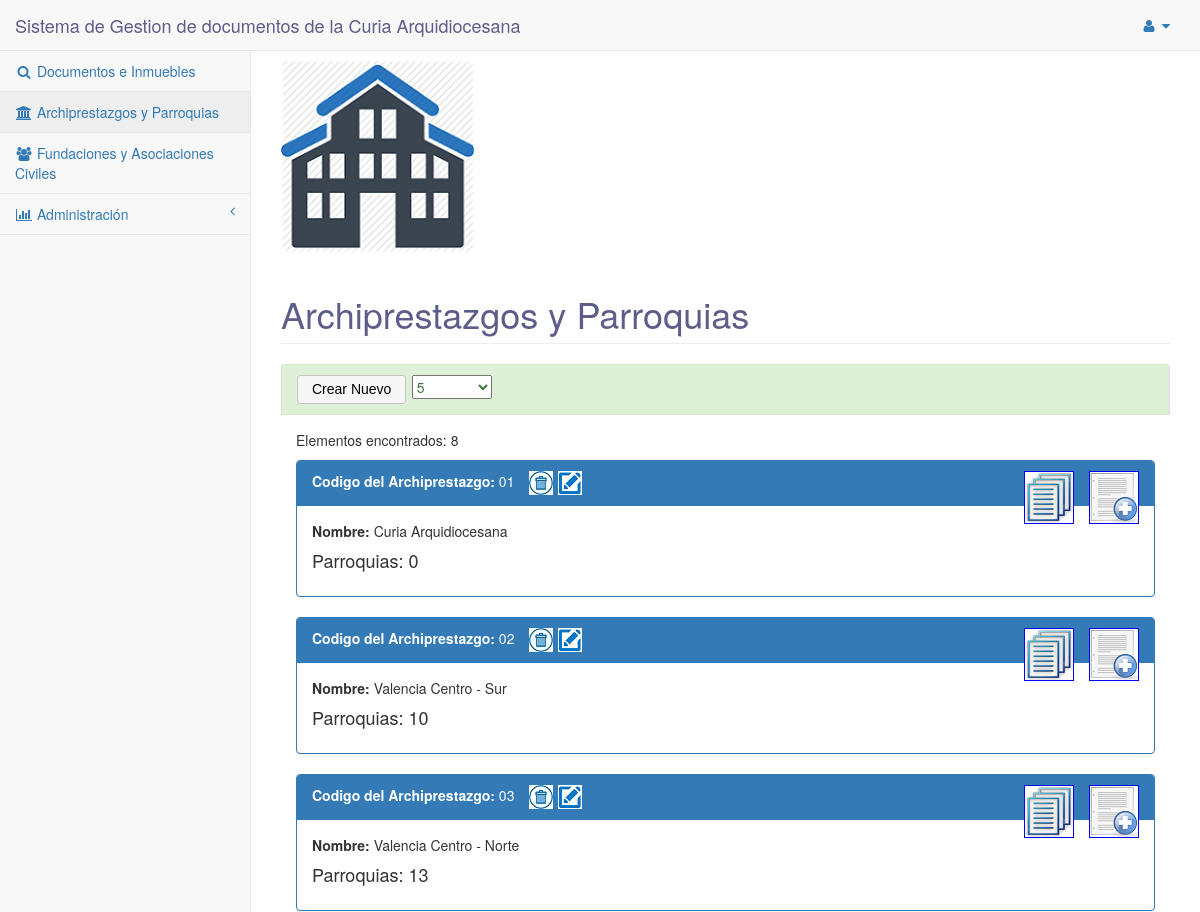
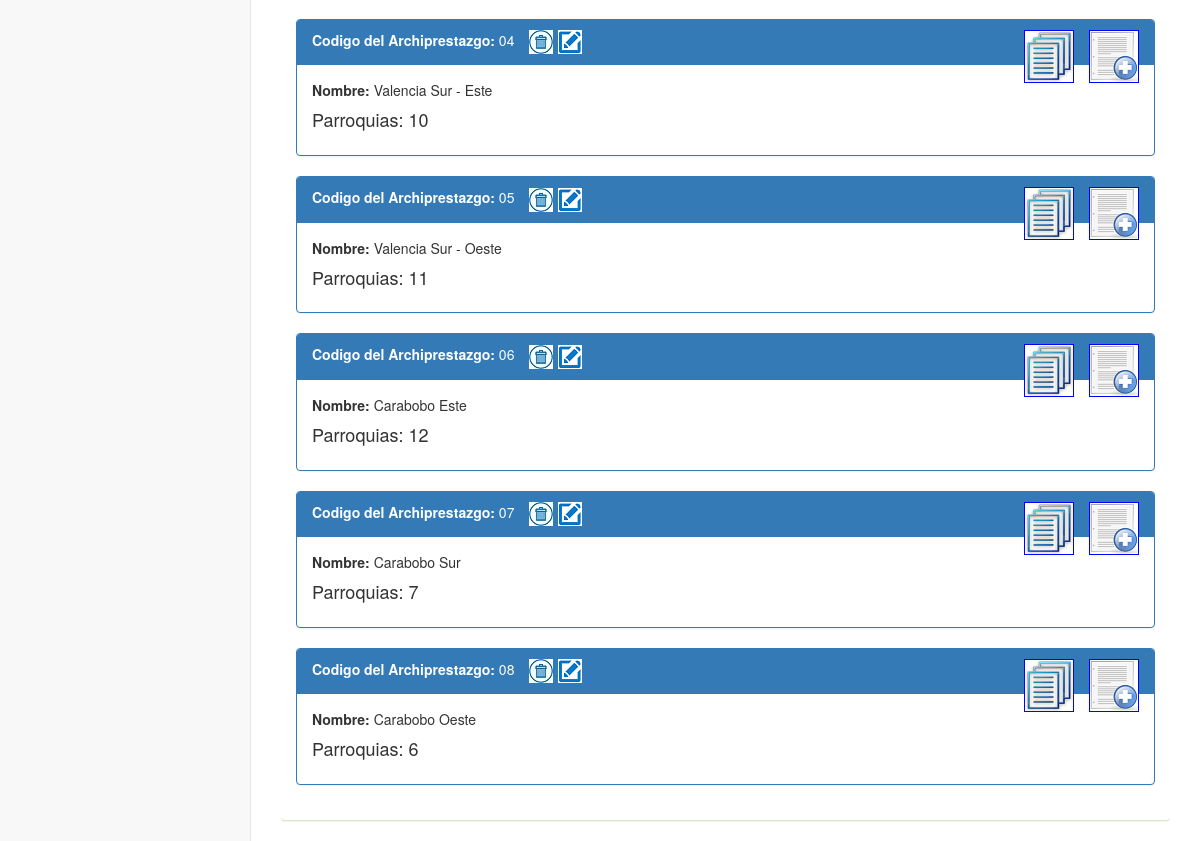
The app's page /pages/archi_parroq.php (signed in) with its own data (2 pictures, top to bottom).
### tables this page shows
CREATE TABLE IF NOT EXISTS `archiprestazgo` (
  `id_arch` int(11) NOT NULL AUTO_INCREMENT,
  `nom_arch` varchar(100) NOT NULL,
  `cod_arch` varchar(5) NOT NULL,
  PRIMARY KEY (`id_arch`),
  UNIQUE KEY `nom_arch` (`nom_arch`)
);

### pages/listarArchiprestazgos.php (the view, shortened to what this page needs)
<?php
	$conexion = conectar();
	$consulta_ejecutar = "select * from archiprestazgo order by cod_arch";
	$registros = mysqli_query($conexion, $consulta_ejecutar) or die('Problemas con la consulta');
	$num_total_registros = mysqli_num_rows($registros);
	echo	"<div class='row'>
				<div class='col-lg-12'>
					<p>Elementos encontrados: $num_total_registros</p>
				</div>
			</div>";
	if($num_total_registros > 0)
	{
		$pagActual = 1;
		$consultaFilasPP = mysqli_query($conexion, "select filasPPArch from usuario where login = '".$_SESSION['usuario']."'");
		$getFilasPP = mysqli_fetch_array($consultaFilasPP);
		$filasPPArch = $getFilasPP['filasPPArch'];
		$offset = ($pagActual - 1) * $filasPPArch;
		$registros = mysqli_query($conexion, "$consulta_ejecutar LIMIT $offset, $filasPPArch") or die(mysqli_error($conexion));
        echo 		"<div class='row'>
                        <div class='col-lg-12'>";
		while($fila = mysqli_fetch_array($registros))
        {
			$parros = mysqli_query($conexion, "select id_parro from parroquia where id_archif = ".$fila['id_arch']) or die('Problemas con la consulta');
        	$nparros = mysqli_num_rows($parros);
			echo	"<div class='panel panel-primary'>
						<div class='panel-heading'><span style='font-weight:bold'>Codigo del Archiprestazgo:</span> ".$fila['cod_arch'];
			if($_SESSION['rol']=='Administrador')
			{
				echo
					"<a class='del_arch' data-arch='".$fila['id_arch']."' href='#' style='margin-left:15px;'><img src='../papelera.jpg' width='24px' height='24px' alt='Eliminar Archiprestazgo'></a>";
			}
			if($_SESSION['rol']=='Administrador')
			{
				echo
					"<a class='edit_arch' data-arch='".$fila['id_arch']."' href='#' style='margin-left:5px;'><img src='../icon-edit.png' width='24px' height='24px' alt='Editar Archiprestazgo'></a>";
			}
			if($_SESSION['rol']=='Administrador')
			{
				echo
					"<div style='float:right; border:1px solid blue;'><a data-arch='".$fila['id_arch']."' class='new_parro' href='#'><img src='../document_new.png' width='48px' height='51px' alt='Crear nueva parroquia'></a></div>";
			}
			echo		"<div style='float:right; margin-right:15px; border:1px solid blue;'><a data-arch='".$fila['id_arch']."' class='ver_parros' href='#'><img src='../documents2.png' width='48px' height='51px' alt='Ver Parroquias'></a></div>
						</div>
						<div class='panel-body'>
							<div class='tab-content'>
								<div class='tab-pane fade in active' id='home-pills'>
                                    <p><span style='font-weight:bold'>Nombre:</span> ".$fila['nom_arch']."</p>
                                </div>
								<div class='tab-pane fade in active' id='home-pills'>
                                    <h4>Parroquias: $nparros</h5>
                                </div>
							</div>
						</div>
					</div>
					";
        }
        echo 		"</div>
        			 </div>";
	}
	else
	{
		echo 		"<div class='row'>
                        <div class='col-lg-12'>
                            <p style='color:green'>Presione Crear Nuevo para agregar un nuevo Archiprestazgo</p>
                        </div>
                    </div>";
	}
?>

### pages/archi_parroq.php (shortened to what this page needs)
<!DOCTYPE html>
<html lang="en">
<head>
    <link href="../bower_components/bootstrap/dist/css/bootstrap.min.css" rel="stylesheet">
    <link href="../bower_components/metisMenu/dist/metisMenu.min.css" rel="stylesheet">
    <link href="../dist/css/sb-admin-2.css" rel="stylesheet">
    <link href="../bower_components/font-awesome/css/font-awesome.min.css" rel="stylesheet" type="text/css">
    <link rel="stylesheet" href="../jquery-ui/jquery-ui.css">
</head>
<body>
    <div id="wrapper">
        <nav class="navbar navbar-default navbar-static-top" role="navigation" style="margin-bottom: 0">
            <div class="navbar-header">
                <a class="navbar-brand" href="index.php" style="color:#5d5d89"><?php echo TITULO_INNER; ?></a>
            </div>
			<ul class="nav navbar-top-links navbar-right">
				<li class="dropdown">
					<a class="dropdown-toggle" data-toggle="dropdown" href="#">
						<i class="fa fa-user fa-fw"></i>  <i class="fa fa-caret-down"></i>
					</a>
				</li>
			</ul>
            <div class="navbar-default sidebar" role="navigation">
                <div class="sidebar-nav navbar-collapse">
                    <ul class="nav" id="side-menu">
                        <li>
                            <a href="index.php"><i class="fa fa-search fa-fw"></i> Documentos e Inmuebles</a>
                        </li>
						<li>
                            <a href="archi_parroq.php"><i class="fa fa-university fa-fw"></i> Archiprestazgos y Parroquias</a>
                        </li>
						<li>
                            <a href="fundaciones.php"><i class="fa fa-users fa-fw"></i> Fundaciones y Asociaciones Civiles</a>
                        </li>
						<li>
                            <a href="#"><i class="fa fa-bar-chart-o fa-fw"></i> Administración<span class="fa arrow"></span></a>
                        </li>
                    </ul>
                </div>
            </div>
        </nav>
        <div id="page-wrapper">
            <div class="row">
                <div class="col-lg-12">
                    <div style="margin-top:10px;"><img src="../inmueble.png" /><h1 class="page-header" style="color:#5d5d89">Archiprestazgos y Parroquias</h1></div>
                </div>
            </div>
            <div class="row">
                <div class="col-lg-12">
					<div class="panel panel-success" style="border-left:none; border-right:none;">
						<div class="panel-heading" style="border-left:1px #DDD solid; border-right:1px #DDD solid;">
							<?php if($_SESSION['rol']=='Administrador') {
							?>
							<button id='create-arch' style='color:black' class='btn btn-primary'>Crear Nuevo</button>
							<?php } ?>
							<select name="filasPPArch" id="filasPPArch" style="width:80px">
								<option value="5">5</option>
							</select>
						</div>
						<div class="panel-body">
							<div class="row">
								<div class="col-lg-12" id="mostrarArchiprestazgos">
									<?php require_once('listarArchiprestazgos.php'); ?>
								</div>
							</div>
						</div>
					</div>
                </div>
            </div>
		</div>
    </div>
</body>
</html>

### records on screen
archiprestazgo: cod_arch "01", nom_arch "Curia Arquidiocesana", nparros "0"
archiprestazgo: cod_arch "02", nom_arch "Valencia Centro - Sur", nparros "10"
archiprestazgo: cod_arch "03", nom_arch "Valencia Centro - Norte", nparros "13"
archiprestazgo: cod_arch "04", nom_arch "Valencia Sur - Este", nparros "10"
archiprestazgo: cod_arch "05", nom_arch "Valencia Sur - Oeste", nparros "11"
archiprestazgo: cod_arch "06", nom_arch "Carabobo Este", nparros "12"
archiprestazgo: cod_arch "07", nom_arch "Carabobo Sur", nparros "7"
archiprestazgo: cod_arch "08", nom_arch "Carabobo Oeste", nparros "6"

### other values on screen
TITULO_INNER "Sistema de Gestion de documentos de la Curia Arquidiocesana"
$num_total_registros "8"
